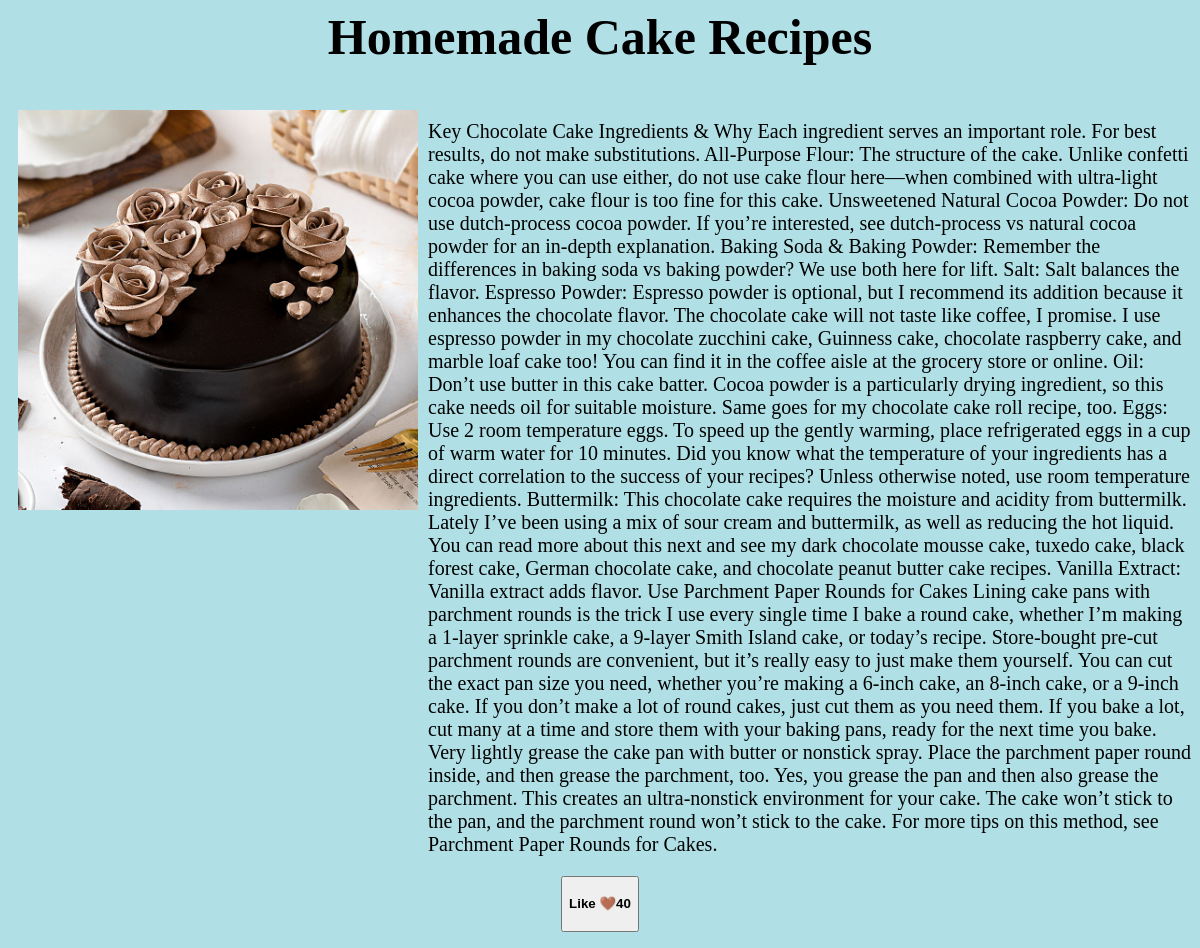
Page /blog/blog/1/ on the earlier database version.
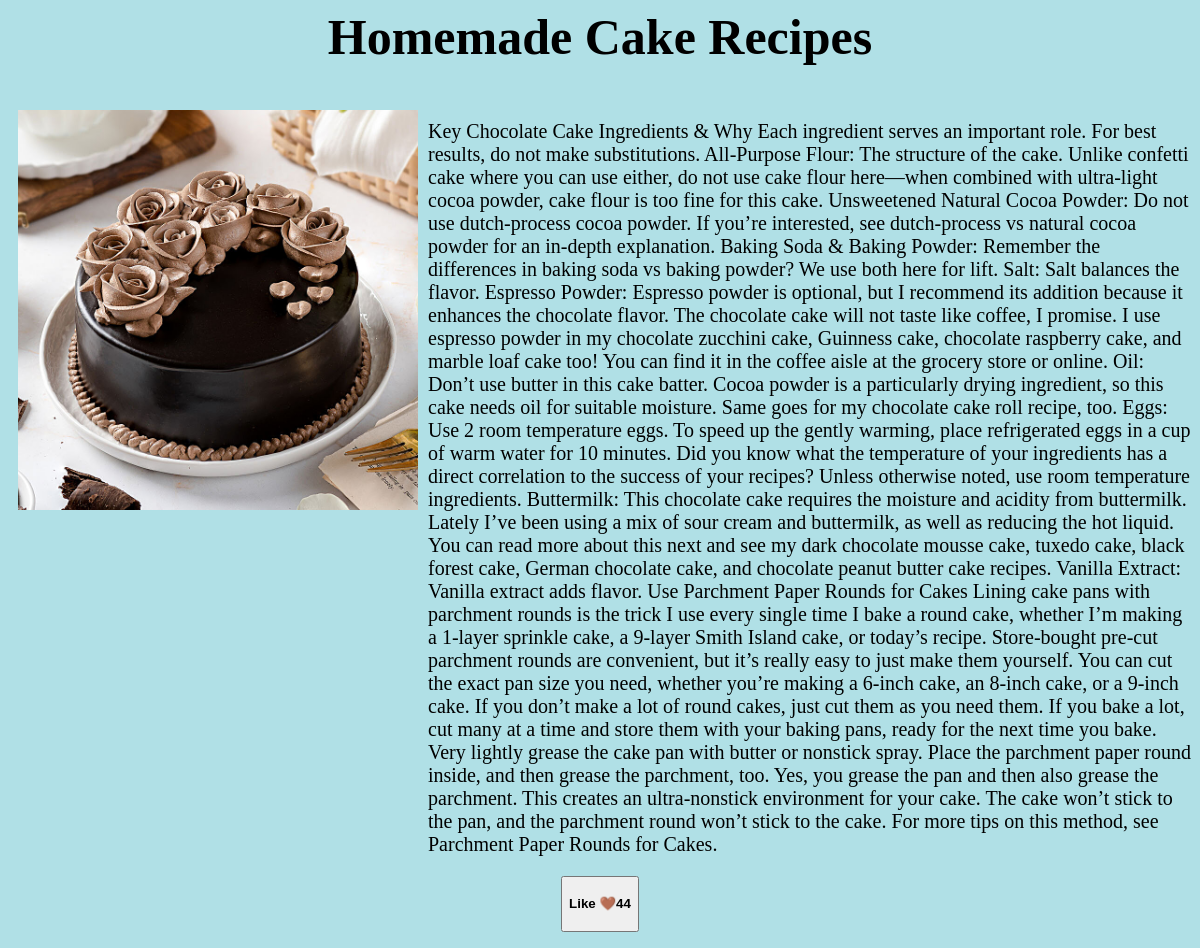
Same page on the later database version.
### blog/models.py (models this page shows, shortened)
class Post(models.Model):
    title = models.CharField(max_length=200)
    content = models.TextField()
    slug = models.SlugField()
    image = models.ImageField(upload_to="blog_images/",blank=True,null=True)
    created_at = models.DateTimeField(auto_now_add=True)
    likes= models.IntegerField(default=0)

### blog/views.py (the view)
# urls.py: path('blog/<int:id>/',views.blog_detail, name='blog_detail'),
def blog_detail(request, id):
   post = get_object_or_404(Post, id=id)
   return render(request, 'blog/blog_detail.html', {'post': post,})

### blog/templates/blog/blog_detail.html (shortened to what this page needs)
<html>
<head>
</head>
<body>
<h1>{{post.title}}</h1>
<div class="row" data-aos="fade-up">
    <div class="column">
        <img src="{{ post.image.url }}" height="400px"></img>
    </div>
<div class="">
                <p>{{post.content}}</p>
</div>
</div>
    <div class="button">
        <form action="{% url 'like_post' post.id %}" method="post">
            <button type="submit" class="submit"><h4>Like &#x1F90E;{{post.likes}}</h4></button>
        </form>
    </div>
</body>
</html>

### blog/templates/blog/blog_detail.html (style rules this page uses)
body { background-color:powderblue; }
h1 { text-align:center; font-size: 50px; }
p { font-size: 20px; }
.row { display: flex; }
.column { flex: 50%; padding: 10px; height: 500px; }
.button { text-align: center; }

Differences in the rows shown:
changed Post "Homemade Cake Recipes": likes "40" → "44"
